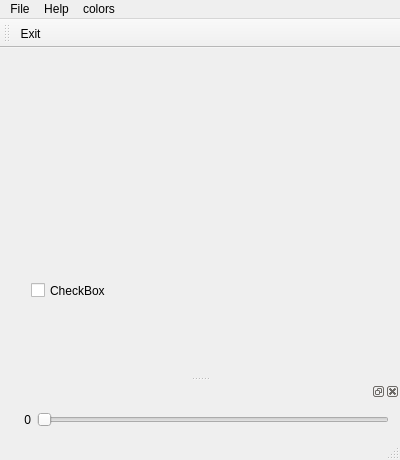
<?xml version="1.0" encoding="UTF-8"?>
<ui version="4.0">
 <class>MainWindow</class>
 <widget class="QMainWindow" name="MainWindow">
  <property name="geometry">
   <rect>
    <x>0</x>
    <y>0</y>
    <width>400</width>
    <height>460</height>
   </rect>
  </property>
  <property name="windowTitle">
   <string>MainWindow</string>
  </property>
  <widget class="QWidget" name="centralWidget">
   <layout class="QVBoxLayout" name="verticalLayout">
    <item>
     <widget class="QVTKWidget" name="qvtkWidget" native="true">
      <widget class="QCheckBox" name="checkBox">
       <property name="geometry">
        <rect>
         <x>20</x>
         <y>220</y>
         <width>82</width>
         <height>23</height>
        </rect>
       </property>
       <property name="text">
        <string>CheckBox</string>
       </property>
      </widget>
     </widget>
    </item>
   </layout>
  </widget>
  <widget class="QMenuBar" name="menuBar">
   <property name="geometry">
    <rect>
     <x>0</x>
     <y>0</y>
     <width>400</width>
     <height>22</height>
    </rect>
   </property>
   <widget class="QMenu" name="menuFile">
    <property name="title">
     <string>File</string>
    </property>
    <addaction name="actionExit"/>
   </widget>
   <widget class="QMenu" name="menuHelp">
    <property name="title">
     <string>Help</string>
    </property>
    <addaction name="actionQt"/>
   </widget>
   <widget class="QMenu" name="menucolors">
    <property name="title">
     <string>colors</string>
    </property>
    <addaction name="actionbekgra_nd"/>
    <addaction name="actionczaszunia"/>
   </widget>
   <addaction name="menuFile"/>
   <addaction name="menuHelp"/>
   <addaction name="menucolors"/>
  </widget>
  <widget class="QToolBar" name="mainToolBar">
   <attribute name="toolBarArea">
    <enum>TopToolBarArea</enum>
   </attribute>
   <attribute name="toolBarBreak">
    <bool>false</bool>
   </attribute>
   <addaction name="actionExit"/>
  </widget>
  <widget class="QStatusBar" name="statusBar"/>
  <widget class="QDockWidget" name="dockWidget">
   <attribute name="dockWidgetArea">
    <number>8</number>
   </attribute>
   <widget class="QWidget" name="dockWidgetContents">
    <layout class="QFormLayout" name="formLayout">
     <item row="0" column="1">
      <widget class="QSlider" name="horizontalSlider">
       <property name="maximum">
        <number>2000</number>
       </property>
       <property name="orientation">
        <enum>Qt::Horizontal</enum>
       </property>
      </widget>
     </item>
     <item row="0" column="0">
      <widget class="QLabel" name="label">
       <property name="minimumSize">
        <size>
         <width>20</width>
         <height>0</height>
        </size>
       </property>
       <property name="text">
        <string>0</string>
       </property>
       <property name="alignment">
        <set>Qt::AlignRight|Qt::AlignTrailing|Qt::AlignVCenter</set>
       </property>
      </widget>
     </item>
    </layout>
   </widget>
  </widget>
  <action name="actionExit">
   <property name="text">
    <string>Exit</string>
   </property>
   <property name="shortcut">
    <string>Ctrl+Q</string>
   </property>
  </action>
  <action name="actionQt">
   <property name="text">
    <string>Qt...</string>
   </property>
  </action>
  <action name="actionse_wybierz">
   <property name="text">
    <string>tlo </string>
   </property>
  </action>
  <action name="actionbekgra_nd">
   <property name="checkable">
    <bool>false</bool>
   </property>
   <property name="text">
    <string>bekgrałnd</string>
   </property>
  </action>
  <action name="actionczacha">
   <property name="text">
    <string>czacha</string>
   </property>
  </action>
  <action name="actionczaszunia">
   <property name="text">
    <string>czaszunia</string>
   </property>
  </action>
 </widget>
 <layoutdefault spacing="6" margin="11"/>
 <customwidgets>
  <customwidget>
   <class>QVTKWidget</class>
   <extends>QWidget</extends>
   <header>QVTKWidget.h</header>
   <container>1</container>
  </customwidget>
 </customwidgets>
 <resources/>
 <connections>
  <connection>
   <sender>actionExit</sender>
   <signal>triggered()</signal>
   <receiver>MainWindow</receiver>
   <slot>close()</slot>
   <hints>
    <hint type="sourcelabel">
     <x>-1</x>
     <y>-1</y>
    </hint>
    <hint type="destinationlabel">
     <x>199</x>
     <y>149</y>
    </hint>
   </hints>
  </connection>
 </connections>
</ui>
